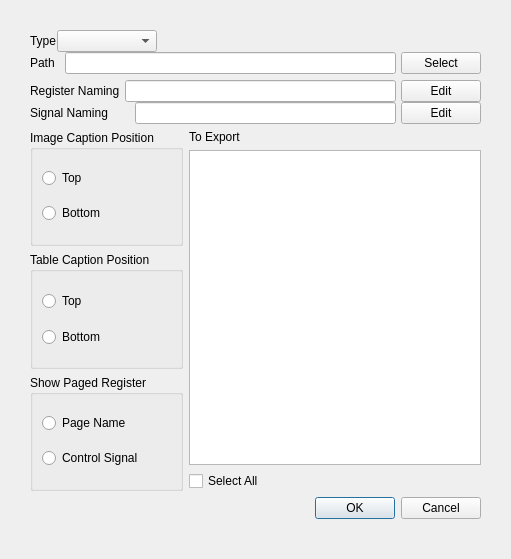
<?xml version="1.0" encoding="UTF-8"?>
<ui version="4.0">
 <class>DocumentGenerationDialog</class>
 <widget class="QDialog" name="DocumentGenerationDialog">
  <property name="geometry">
   <rect>
    <x>0</x>
    <y>0</y>
    <width>511</width>
    <height>559</height>
   </rect>
  </property>
  <property name="windowTitle">
   <string>Documen Export Settings</string>
  </property>
  <layout class="QVBoxLayout" name="verticalLayout_7">
   <property name="leftMargin">
    <number>30</number>
   </property>
   <property name="topMargin">
    <number>30</number>
   </property>
   <property name="rightMargin">
    <number>30</number>
   </property>
   <property name="bottomMargin">
    <number>40</number>
   </property>
   <item>
    <widget class="QFrame" name="framePath">
     <property name="frameShape">
      <enum>QFrame::NoFrame</enum>
     </property>
     <property name="frameShadow">
      <enum>QFrame::Raised</enum>
     </property>
     <layout class="QVBoxLayout" name="verticalLayout_6">
      <property name="spacing">
       <number>0</number>
      </property>
      <property name="leftMargin">
       <number>0</number>
      </property>
      <property name="topMargin">
       <number>0</number>
      </property>
      <property name="rightMargin">
       <number>0</number>
      </property>
      <property name="bottomMargin">
       <number>0</number>
      </property>
      <item>
       <layout class="QHBoxLayout" name="layoutDocType">
        <item>
         <widget class="QLabel" name="labelDocType">
          <property name="text">
           <string>Type</string>
          </property>
         </widget>
        </item>
        <item>
         <widget class="QComboBox" name="comboBoxDocType">
          <property name="minimumSize">
           <size>
            <width>100</width>
            <height>0</height>
           </size>
          </property>
         </widget>
        </item>
        <item>
         <spacer name="horizontalSpacer">
          <property name="orientation">
           <enum>Qt::Horizontal</enum>
          </property>
          <property name="sizeHint" stdset="0">
           <size>
            <width>40</width>
            <height>20</height>
           </size>
          </property>
         </spacer>
        </item>
       </layout>
      </item>
      <item>
       <layout class="QHBoxLayout" name="horizontalLayout_4">
        <property name="spacing">
         <number>5</number>
        </property>
        <item>
         <widget class="QLabel" name="label">
          <property name="minimumSize">
           <size>
            <width>30</width>
            <height>0</height>
           </size>
          </property>
          <property name="text">
           <string>Path</string>
          </property>
         </widget>
        </item>
        <item>
         <widget class="QLineEdit" name="lineEditPath">
          <property name="readOnly">
           <bool>true</bool>
          </property>
         </widget>
        </item>
        <item>
         <widget class="QPushButton" name="pushButtonSelectPath">
          <property name="minimumSize">
           <size>
            <width>80</width>
            <height>0</height>
           </size>
          </property>
          <property name="text">
           <string>Select</string>
          </property>
         </widget>
        </item>
       </layout>
      </item>
     </layout>
    </widget>
   </item>
   <item>
    <widget class="QFrame" name="frameNaming">
     <property name="frameShape">
      <enum>QFrame::NoFrame</enum>
     </property>
     <property name="frameShadow">
      <enum>QFrame::Raised</enum>
     </property>
     <layout class="QVBoxLayout" name="verticalLayout_5">
      <property name="spacing">
       <number>0</number>
      </property>
      <property name="leftMargin">
       <number>0</number>
      </property>
      <property name="topMargin">
       <number>0</number>
      </property>
      <property name="rightMargin">
       <number>0</number>
      </property>
      <property name="bottomMargin">
       <number>0</number>
      </property>
      <item>
       <layout class="QHBoxLayout" name="horizontalLayout">
        <property name="spacing">
         <number>5</number>
        </property>
        <item>
         <widget class="QLabel" name="labelRegNaming">
          <property name="sizePolicy">
           <sizepolicy hsizetype="Fixed" vsizetype="Fixed">
            <horstretch>0</horstretch>
            <verstretch>0</verstretch>
           </sizepolicy>
          </property>
          <property name="text">
           <string>Register Naming</string>
          </property>
         </widget>
        </item>
        <item>
         <widget class="QLineEdit" name="lineEditRegNaming">
          <property name="readOnly">
           <bool>true</bool>
          </property>
         </widget>
        </item>
        <item>
         <widget class="QPushButton" name="pushButtonRegNaming">
          <property name="minimumSize">
           <size>
            <width>80</width>
            <height>0</height>
           </size>
          </property>
          <property name="text">
           <string>Edit</string>
          </property>
         </widget>
        </item>
       </layout>
      </item>
      <item>
       <layout class="QHBoxLayout" name="horizontalLayout_2">
        <property name="spacing">
         <number>5</number>
        </property>
        <item>
         <widget class="QLabel" name="labelSigNaming">
          <property name="sizePolicy">
           <sizepolicy hsizetype="Fixed" vsizetype="Fixed">
            <horstretch>0</horstretch>
            <verstretch>0</verstretch>
           </sizepolicy>
          </property>
          <property name="minimumSize">
           <size>
            <width>100</width>
            <height>0</height>
           </size>
          </property>
          <property name="text">
           <string>Signal Naming</string>
          </property>
         </widget>
        </item>
        <item>
         <widget class="QLineEdit" name="lineEditSigNaming">
          <property name="readOnly">
           <bool>true</bool>
          </property>
         </widget>
        </item>
        <item>
         <widget class="QPushButton" name="pushButtonSigNaming">
          <property name="minimumSize">
           <size>
            <width>80</width>
            <height>0</height>
           </size>
          </property>
          <property name="text">
           <string>Edit</string>
          </property>
         </widget>
        </item>
       </layout>
      </item>
     </layout>
    </widget>
   </item>
   <item>
    <layout class="QHBoxLayout" name="horizontalLayout_3">
     <item>
      <layout class="QVBoxLayout" name="verticalLayout_3">
       <item>
        <widget class="QGroupBox" name="groupBoxImageCaption">
         <property name="minimumSize">
          <size>
           <width>0</width>
           <height>50</height>
          </size>
         </property>
         <property name="title">
          <string>Image Caption Position</string>
         </property>
         <layout class="QVBoxLayout" name="verticalLayout">
          <item>
           <widget class="QRadioButton" name="radioButtonImgCapTop">
            <property name="text">
             <string>Top</string>
            </property>
           </widget>
          </item>
          <item>
           <widget class="QRadioButton" name="radioButtonImgCapBottom">
            <property name="text">
             <string>Bottom</string>
            </property>
           </widget>
          </item>
         </layout>
        </widget>
       </item>
       <item>
        <widget class="QGroupBox" name="groupBoxTableCaption">
         <property name="minimumSize">
          <size>
           <width>0</width>
           <height>50</height>
          </size>
         </property>
         <property name="title">
          <string>Table Caption Position</string>
         </property>
         <layout class="QVBoxLayout" name="verticalLayout_2">
          <item>
           <widget class="QRadioButton" name="radioButtonTabCapTop">
            <property name="text">
             <string>Top</string>
            </property>
           </widget>
          </item>
          <item>
           <widget class="QRadioButton" name="radioButtonTabCapBottom">
            <property name="text">
             <string>Bottom</string>
            </property>
           </widget>
          </item>
         </layout>
        </widget>
       </item>
       <item>
        <widget class="QGroupBox" name="groupBoxPagedRegister">
         <property name="title">
          <string>Show Paged Register</string>
         </property>
         <layout class="QVBoxLayout" name="verticalLayout_8">
          <item>
           <widget class="QRadioButton" name="radioButtonPageName">
            <property name="text">
             <string>Page Name</string>
            </property>
           </widget>
          </item>
          <item>
           <widget class="QRadioButton" name="radioButtonPageControlSignal">
            <property name="text">
             <string>Control Signal</string>
            </property>
           </widget>
          </item>
         </layout>
        </widget>
       </item>
      </layout>
     </item>
     <item>
      <layout class="QVBoxLayout" name="verticalLayout_4">
       <item>
        <widget class="QLabel" name="labelToExport">
         <property name="text">
          <string>To Export</string>
         </property>
        </widget>
       </item>
       <item>
        <widget class="QListWidget" name="listWidgetToExport">
         <property name="editTriggers">
          <set>QAbstractItemView::NoEditTriggers</set>
         </property>
        </widget>
       </item>
       <item>
        <widget class="QCheckBox" name="checkBoxSelectAll">
         <property name="text">
          <string>Select All</string>
         </property>
        </widget>
       </item>
      </layout>
     </item>
    </layout>
   </item>
   <item>
    <widget class="QDialogButtonBox" name="buttonBox">
     <property name="orientation">
      <enum>Qt::Horizontal</enum>
     </property>
     <property name="standardButtons">
      <set>QDialogButtonBox::Cancel|QDialogButtonBox::Ok</set>
     </property>
    </widget>
   </item>
  </layout>
 </widget>
 <resources/>
 <connections>
  <connection>
   <sender>buttonBox</sender>
   <signal>accepted()</signal>
   <receiver>DocumentGenerationDialog</receiver>
   <slot>accept()</slot>
   <hints>
    <hint type="sourcelabel">
     <x>248</x>
     <y>254</y>
    </hint>
    <hint type="destinationlabel">
     <x>157</x>
     <y>274</y>
    </hint>
   </hints>
  </connection>
  <connection>
   <sender>buttonBox</sender>
   <signal>rejected()</signal>
   <receiver>DocumentGenerationDialog</receiver>
   <slot>reject()</slot>
   <hints>
    <hint type="sourcelabel">
     <x>316</x>
     <y>260</y>
    </hint>
    <hint type="destinationlabel">
     <x>286</x>
     <y>274</y>
    </hint>
   </hints>
  </connection>
 </connections>
</ui>
